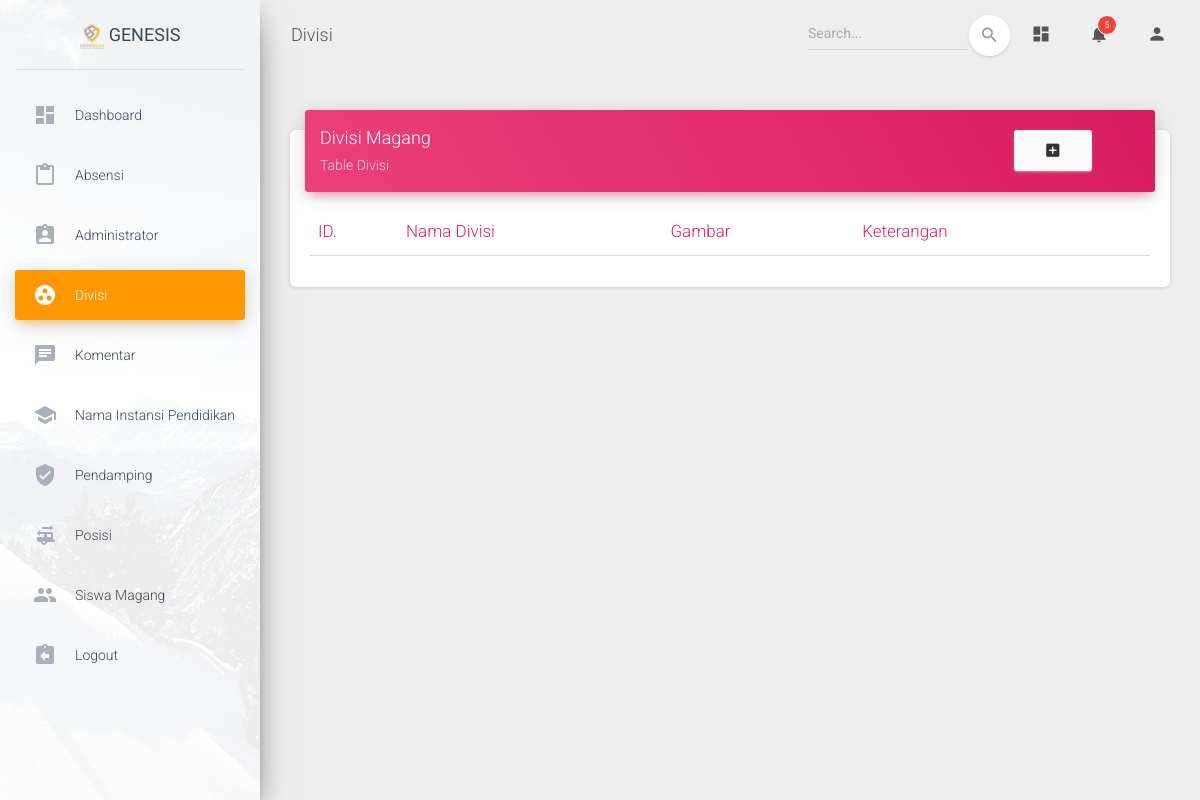
Before: /index.php/Admin/Divisi with the older database file.
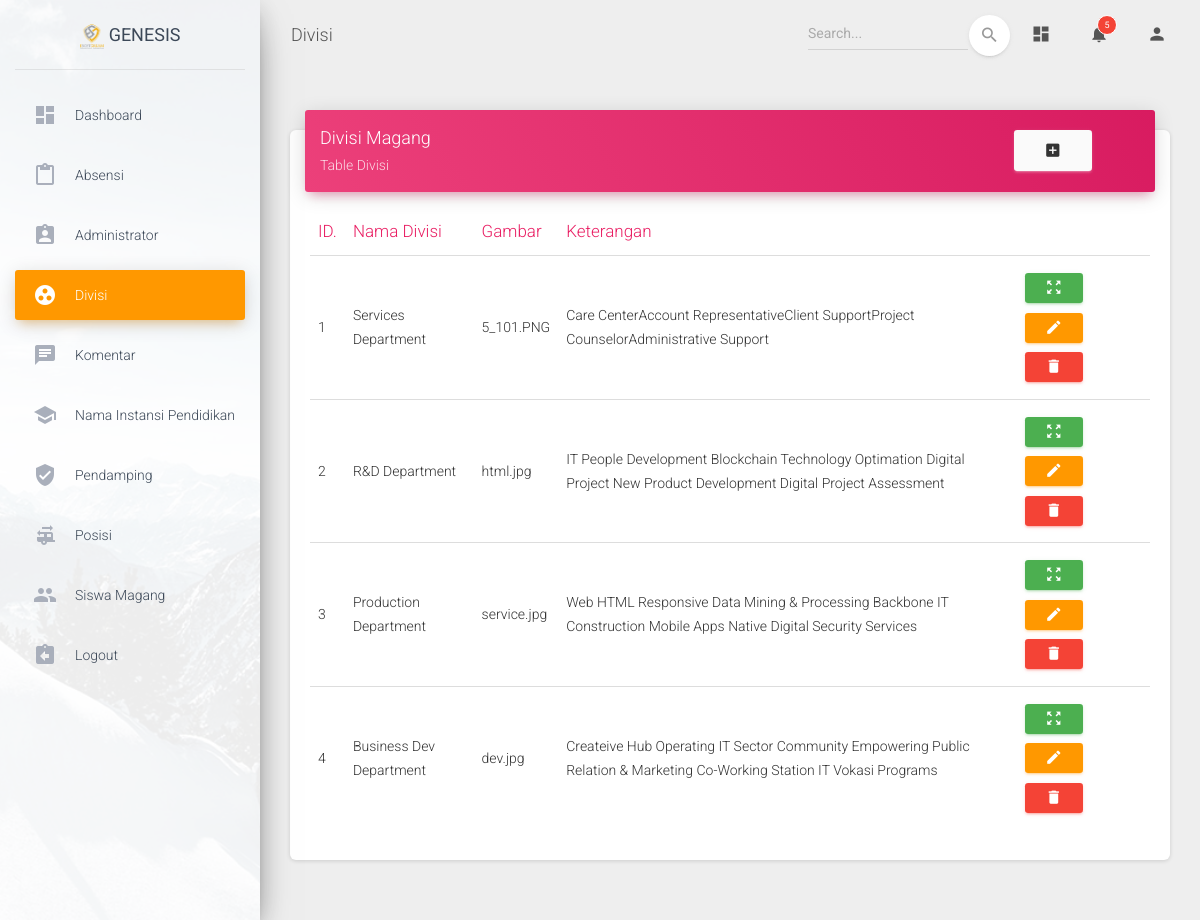
After: the same page with the newer database file.
### tables this page shows
CREATE TABLE `divisi_magang` (
  `id_divisi` int(11) NOT NULL,
  `nama_divisi` varchar(45) NOT NULL,
  `gambar` varchar(100) NOT NULL,
  `keterangan` text NOT NULL
);

### application/controllers/Admin/Divisi.php (called while the page is built, shortened)
<?php
class Divisi extends CI_Controller {
	public function __construct()
	{
		$this->load->library('form_validation');
		$this->load->model('DivisiModel');
	}
	public function index()
	{
		$data['data'] = $this->DivisiModel->get();
		$this->load->view('admin/divisi/template/header');
		$this->load->view('admin/divisi/index',$data);
		$this->load->view('admin/divisi/template/footer');
	}
}

### index.php (called while the page is built, shortened)
<?php
require_once BASEPATH.'core/CodeIgniter.php';

### application/models/DivisiModel.php (called while the page is built, shortened)
<?php
class DivisiModel extends CI_Model {
	public function get()
	{
		$this->db->select("divisi_magang.*");
		$this->db->order_by('nama_divisi','desc');
		return $this->db->get('divisi_magang')->result();
	}
}

### application/views/admin/divisi/index.php (the view)
<?php $c_name = "Divisi" ?>
      <div class="content">
        <div class="container-fluid">
          <div class="row">
          <div class="col-md-12">
              <div class="card">
                <div class="card-header card-header-rose">
                  <div class="row">
                    <div class="col-md-10">
                  <h4 class="card-title ">Divisi Magang</h4>
                  <p class="card-category">Table Divisi</p>
                  </div>
                  <div class="col-xs-2">
                    <a href="<?= base_url('index.php/Admin/Divisi/insert') ?>" rel="tooltip" title="Tambah Data" class="btn btn-secondary">
                      <i class="material-icons">add_box</i>
                    </a>
                  </div>
                </div>
              </div>
                <div class="card-body">
                  <div class="table-responsive">
                    <table class="table">
                    <thead class=" text-rose">
                      <th>ID.</th>
                      <th>Nama Divisi</th>
                      <th>Gambar</th>
                      <th>Keterangan</th>
                      <th></th>
                    </thead>
                    <tbody>
                      <?php foreach ($data as $key => $value): ?>
                        <tr>
                          <td><?php echo ++$key; ?></td>
                          <td><?php echo $value->nama_divisi ?></td>
                          <td><?php echo $value->gambar?></td>
                          <td><?php echo $value->keterangan ?></td>
                          <td>
                            <a class="btn btn-sm btn-success" href="#" rel="tooltip" title="Detail"><i class="material-icons">zoom_out_map</i></a>
                            <a class="btn btn-sm btn-warning" href="<?php echo site_url("Admin/".$c_name."/update/".$value->id_divisi) ?>"  rel="tooltip" title="Edit"><i class="material-icons">edit</i></a>
                            <a href="<?php echo site_url("Admin/".$c_name."/delete/".$value->id_divisi) ?>" onclick="return confirm('Apakah anda yakin?')" class="btn btn-sm btn-danger"  rel="tooltip" title="Hapus"><i class="material-icons">delete</i></a>
                          </td>
                        </tr>
                        <?php endforeach ?>
                    </tbody>
                  </table>
                  </div>
                </div>
              </div>
            </div>
            </div>
          </div>
        </div>
      </div>

### application/views/admin/divisi/template/header.php (shortened to what this page needs)
<!DOCTYPE html>
<html lang="en">
<head>
  <link rel="stylesheet" href="https://maxcdn.bootstrapcdn.com/font-awesome/latest/css/font-awesome.min.css">
  <link href="<?= base_url('/assets/admin/css/material-dashboard.css?v=2.1.1') ?>" rel="stylesheet" />
  <link href="<?= base_url('/assets/admin/demo/demo.css') ?>" rel="stylesheet" />
</head>
<body class="">
  <div class="wrapper ">
    <div class="sidebar" data-color="orange" data-background-color="white" data-image="<?= base_url('/assets/admin/img/sidebar-1.jpg') ?>">
    <div class="logo">
      <a href="http://www.creative-tim.com" class="simple-text logo-normal">
        <img src="<?= base_url('/assets/admin/img/logo-potrait.png') ?>" alt="" class="logo-esd">
        Genesis
      </a>
    </div>
      <div class="sidebar-wrapper">
        <ul class="nav">
          <li class="nav-item ">
            <a class="nav-link" href="<?= base_url('index.php/Admin/Sekolah') ?>">
              <i class="material-icons">dashboard</i>
              <p>Dashboard</p>
            </a>
          </li>
          <li class="nav-item ">
            <a class="nav-link" href="<?= base_url('index.php/Admin/Absensi') ?>">
              <i class="material-icons">content_paste</i>
              <p>Absensi</p>
            </a>
          </li>
          <li class="nav-item ">
            <a class="nav-link" href="<?= base_url('index.php/Admin/Administrator') ?>">
              <i class="material-icons">assignment_ind</i>
              <p>Administrator</p>
            </a>
          </li>
          <li class="nav-item active">
            <a class="nav-link" href="<?= base_url('index.php/Admin/Divisi') ?>">
              <i class="material-icons">group_work</i>
              <p>Divisi</p>
            </a>
          </li>
          <li class="nav-item ">
            <a class="nav-link" href="<?= base_url('index.php/Admin/Komentar') ?>">
              <i class="material-icons">chat</i>
              <p>Komentar</p>
            </a>
          </li>
          <li class="nav-item ">
            <a class="nav-link" href="<?= base_url('index.php/Admin/NamaInstansi') ?>">
              <i class="material-icons">school</i>
              <p>Nama Instansi Pendidikan</p>
            </a>
          </li>
          <li class="nav-item ">
            <a class="nav-link" href="<?= base_url('index.php/Admin/PendampingMagang') ?>">
              <i class="material-icons">verified_user</i>
              <p>Pendamping</p>
            </a>
          </li>
          <li class="nav-item ">
            <a class="nav-link" href="<?= base_url('index.php/Admin/Posisi') ?>">
              <i class="material-icons">rv_hookup</i>
              <p>Posisi</p>
            </a>
          </li>
          <li class="nav-item ">
            <a class="nav-link" href="<?= base_url('index.php/Admin/SiswaMagang') ?>">
              <i class="material-icons">people</i>
              <p>Siswa Magang</p>
            </a>
          </li>
          <li class="nav-item ">
            <a class="nav-link" href="<?= base_url('index.php/Admin/') ?>">
              <i class="material-icons">assignment_return</i>
              <p>Logout</p>
            </a>
          </li>
        </ul>
      </div>
    </div>
    <div class="main-panel">
      <nav class="navbar navbar-expand-lg navbar-transparent navbar-absolute fixed-top ">
        <div class="container-fluid">
          <div class="navbar-wrapper">
            <a class="navbar-brand" href="#pablo">Divisi</a>
          </div>
          <div class="collapse navbar-collapse justify-content-end">
            <form class="navbar-form">
              <div class="input-group no-border">
                <input type="text" value="" class="form-control" placeholder="Search...">
                <button type="submit" class="btn btn-white btn-round btn-just-icon">
                  <i class="material-icons">search</i>
                  <div class="ripple-container"></div>
                </button>
              </div>
            </form>
            <ul class="navbar-nav">
              <li class="nav-item">
                <a class="nav-link" href="#pablo">
                  <i class="material-icons">dashboard</i>
                </a>
              </li>
              <li class="nav-item dropdown">
                <a class="nav-link" href="http://example.com" id="navbarDropdownMenuLink" data-toggle="dropdown" aria-haspopup="true" aria-expanded="false">
                  <i class="material-icons">notifications</i>
                  <span class="notification">5</span>
                </a>
              </li>
              <li class="nav-item dropdown">
                <a class="nav-link" href="#pablo" id="navbarDropdownProfile" data-toggle="dropdown" aria-haspopup="true" aria-expanded="false">
                  <i class="material-icons">person</i>
                </a>
              </li>
            </ul>
          </div>
        </div>
      </nav>

### application/views/admin/divisi/template/footer.php (shortened to what this page needs)
<footer class="footer">
  <div class="container-fluid">
    <nav class="float-left">
      <ul>
        <li>
          <a href="https://www.creative-tim.com">
          </a>
        </li>
        <li>
          <a href="https://creative-tim.com/presentation">
          </a>
        </li>
        <li>
          <a href="http://blog.creative-tim.com">
          </a>
        </li>
        <li>
          <a href="https://www.creative-tim.com/license">
          </a>
        </li>
      </ul>
    </nav>
    <div class="copyright float-right">
      <a href="https://www.creative-tim.com" target="_blank">PKL Santuy</a> for a better web.
    </div>
  </div>
</footer>
</div>
</body>
</html>

Changed rows visible on the page:
added divisi_magang: nama_divisi "Services Department", gambar "5_101.PNG", keterangan "Care CenterAccount RepresentativeClient SupportProject CounselorAdministrative Support"
added divisi_magang: nama_divisi "R&D Department", gambar "html.jpg", keterangan "IT People Development Blockchain Technology Optimation Digital Project New Product Development Digital Project Assessment"
added divisi_magang: nama_divisi "Production Department", gambar "service.jpg", keterangan "Web HTML Responsive Data Mining & Processing Backbone IT Construction Mobile Apps Native Digital Security Services"
added divisi_magang: nama_divisi "Business Dev Department", gambar "dev.jpg", keterangan "Createive Hub Operating IT Sector Community Empowering Public Relation & Marketing Co-Working Station IT Vokasi Programs"
